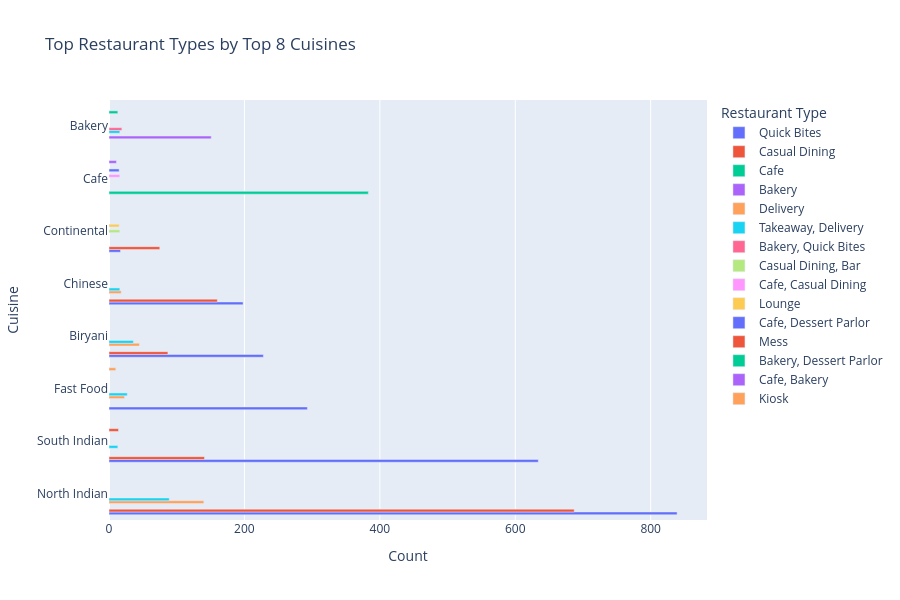

Write notebook code for a chart like this one.
### Code cell
# 7. Restaurant Type by Primary Cuisine
top_cuisines_list = df['primary_cuisine'].value_counts().head(8).index
cuisine_type = df[df['primary_cuisine'].isin(top_cuisines_list)].groupby(['primary_cuisine', 'restaurant_type']).size().reset_index(name='count')
cuisine_type = cuisine_type.sort_values('count', ascending=False).groupby('primary_cuisine').head(4)

fig = px.bar(
    cuisine_type,
    x='count',
    y='primary_cuisine',
    color='restaurant_type',
    title='Top Restaurant Types by Top 8 Cuisines',
    labels={'count': 'Count', 'primary_cuisine': 'Cuisine', 'restaurant_type': 'Restaurant Type'},
    barmode='group'
)

fig.update_layout(height=600)
fig.show()

### Figure 1 — Plotly figure (JSON) as saved in the notebook; plotly's stock layout.template omitted (floating-point values rounded to 4 significant figures)
{"data": [{"alignmentgroup": "True", "hovertemplate": "Restaurant Type=Quick Bites<br>Count=%{x}<br>Cuisine=%{y}<extra></extra>", "legendgroup": "Quick Bites", "marker": {"color": "#636efa", "pattern": {"shape": ""}}, "name": "Quick Bites", "offsetgroup": "Quick Bites", "orientation": "h", "showlegend": true, "textposition": "auto", "type": "bar", "x": [839, 634, 293, 228, 198, 17], "xaxis": "x", "y": ["North Indian", "South Indian", "Fast Food", "Biryani", "Chinese", "Continental"], "yaxis": "y"}, {"alignmentgroup": "True", "hovertemplate": "Restaurant Type=Casual Dining<br>Count=%{x}<br>Cuisine=%{y}<extra></extra>", "legendgroup": "Casual Dining", "marker": {"color": "#EF553B", "pattern": {"shape": ""}}, "name": "Casual Dining", "offsetgroup": "Casual Dining", "orientation": "h", "showlegend": true, "textposition": "auto", "type": "bar", "x": [687, 160, 141, 87, 75], "xaxis": "x", "y": ["North Indian", "Chinese", "South Indian", "Biryani", "Continental"], "yaxis": "y"}, {"alignmentgroup": "True", "hovertemplate": "Restaurant Type=Cafe<br>Count=%{x}<br>Cuisine=%{y}<extra></extra>", "legendgroup": "Cafe", "marker": {"color": "#00cc96", "pattern": {"shape": ""}}, "name": "Cafe", "offsetgroup": "Cafe", "orientation": "h", "showlegend": true, "textposition": "auto", "type": "bar", "x": [383], "xaxis": "x", "y": ["Cafe"], "yaxis": "y"}, {"alignmentgroup": "True", "hovertemplate": "Restaurant Type=Bakery<br>Count=%{x}<br>Cuisine=%{y}<extra></extra>", "legendgroup": "Bakery", "marker": {"color": "#ab63fa", "pattern": {"shape": ""}}, "name": "Bakery", "offsetgroup": "Bakery", "orientation": "h", "showlegend": true, "textposition": "auto", "type": "bar", "x": [151], "xaxis": "x", "y": ["Bakery"], "yaxis": "y"}, {"alignmentgroup": "True", "hovertemplate": "Restaurant Type=Delivery<br>Count=%{x}<br>Cuisine=%{y}<extra></extra>", "legendgroup": "Delivery", "marker": {"color": "#FFA15A", "pattern": {"shape": ""}}, "name": "Delivery", "offsetgroup": "Delivery", "orientation": "h", "showlegend": true, "textposition": "auto", "type": "bar", "x": [140, 45, 23, 18], "xaxis": "x", "y": ["North Indian", "Biryani", "Fast Food", "Chinese"], "yaxis": "y"}, {"alignmentgroup": "True", "hovertemplate": "Restaurant Type=Takeaway, Delivery<br>Count=%{x}<br>Cuisine=%{y}<extra></extra>", "legendgroup": "Takeaway, Delivery", "marker": {"color": "#19d3f3", "pattern": {"shape": ""}}, "name": "Takeaway, Delivery", "offsetgroup": "Takeaway, Delivery", "orientation": "h", "showlegend": true, "textposition": "auto", "type": "bar", "x": [89, 36, 27, 16, 16, 13], "xaxis": "x", "y": ["North Indian", "Biryani", "Fast Food", "Bakery", "Chinese", "South Indian"], "yaxis": "y"}, {"alignmentgroup": "True", "hovertemplate": "Restaurant Type=Bakery, Quick Bites<br>Count=%{x}<br>Cuisine=%{y}<extra></extra>", "legendgroup": "Bakery, Quick Bites", "marker": {"color": "#FF6692", "pattern": {"shape": ""}}, "name": "Bakery, Quick Bites", "offsetgroup": "Bakery, Quick Bites", "orientation": "h", "showlegend": true, "textposition": "auto", "type": "bar", "x": [19], "xaxis": "x", "y": ["Bakery"], "yaxis": "y"}, {"alignmentgroup": "True", "hovertemplate": "Restaurant Type=Casual Dining, Bar<br>Count=%{x}<br>Cuisine=%{y}<extra></extra>", "legendgroup": "Casual Dining, Bar", "marker": {"color": "#B6E880", "pattern": {"shape": ""}}, "name": "Casual Dining, Bar", "offsetgroup": "Casual Dining, Bar", "orientation": "h", "showlegend": true, "textposition": "auto", "type": "bar", "x": [16], "xaxis": "x", "y": ["Continental"], "yaxis": "y"}, {"alignmentgroup": "True", "hovertemplate": "Restaurant Type=Cafe, Casual Dining<br>Count=%{x}<br>Cuisine=%{y}<extra></extra>", "legendgroup": "Cafe, Casual Dining", "marker": {"color": "#FF97FF", "pattern": {"shape": ""}}, "name": "Cafe, Casual Dining", "offsetgroup": "Cafe, Casual Dining", "orientation": "h", "showlegend": true, "textposition": "auto", "type": "bar", "x": [16], "xaxis": "x", "y": ["Cafe"], "yaxis": "y"}, {"alignmentgroup": "True", "hovertemplate": "Restaurant Type=Lounge<br>Count=%{x}<br>Cuisine=%{y}<extra></extra>", "legendgroup": "Lounge", "marker": {"color": "#FECB52", "pattern": {"shape": ""}}, "name": "Lounge", "offsetgroup": "Lounge", "orientation": "h", "showlegend": true, "textposition": "auto", "type": "bar", "x": [15], "xaxis": "x", "y": ["Continental"], "yaxis": "y"}, {"alignmentgroup": "True", "hovertemplate": "Restaurant Type=Cafe, Dessert Parlor<br>Count=%{x}<br>Cuisine=%{y}<extra></extra>", "legendgroup": "Cafe, Dessert Parlor", "marker": {"color": "#636efa", "pattern": {"shape": ""}}, "name": "Cafe, Dessert Parlor", "offsetgroup": "Cafe, Dessert Parlor", "orientation": "h", "showlegend": true, "textposition": "auto", "type": "bar", "x": [15], "xaxis": "x", "y": ["Cafe"], "yaxis": "y"}, {"alignmentgroup": "True", "hovertemplate": "Restaurant Type=Mess<br>Count=%{x}<br>Cuisine=%{y}<extra></extra>", "legendgroup": "Mess", "marker": {"color": "#EF553B", "pattern": {"shape": ""}}, "name": "Mess", "offsetgroup": "Mess", "orientation": "h", "showlegend": true, "textposition": "auto", "type": "bar", "x": [14], "xaxis": "x", "y": ["South Indian"], "yaxis": "y"}, {"alignmentgroup": "True", "hovertemplate": "Restaurant Type=Bakery, Dessert Parlor<br>Count=%{x}<br>Cuisine=%{y}<extra></extra>", "legendgroup": "Bakery, Dessert Parlor", "marker": {"color": "#00cc96", "pattern": {"shape": ""}}, "name": "Bakery, Dessert Parlor", "offsetgroup": "Bakery, Dessert Parlor", "orientation": "h", "showlegend": true, "textposition": "auto", "type": "bar", "x": [13], "xaxis": "x", "y": ["Bakery"], "yaxis": "y"}, {"alignmentgroup": "True", "hovertemplate": "Restaurant Type=Cafe, Bakery<br>Count=%{x}<br>Cuisine=%{y}<extra></extra>", "legendgroup": "Cafe, Bakery", "marker": {"color": "#ab63fa", "pattern": {"shape": ""}}, "name": "Cafe, Bakery", "offsetgroup": "Cafe, Bakery", "orientation": "h", "showlegend": true, "textposition": "auto", "type": "bar", "x": [11], "xaxis": "x", "y": ["Cafe"], "yaxis": "y"}, {"alignmentgroup": "True", "hovertemplate": "Restaurant Type=Kiosk<br>Count=%{x}<br>Cuisine=%{y}<extra></extra>", "legendgroup": "Kiosk", "marker": {"color": "#FFA15A", "pattern": {"shape": ""}}, "name": "Kiosk", "offsetgroup": "Kiosk", "orientation": "h", "showlegend": true, "textposition": "auto", "type": "bar", "x": [10], "xaxis": "x", "y": ["Fast Food"], "yaxis": "y"}], "layout": {"barmode": "group", "height": 600, "legend": {"title": {"text": "Restaurant Type"}, "tracegroupgap": 0}, "title": {"text": "Top Restaurant Types by Top 8 Cuisines"}, "xaxis": {"anchor": "y", "domain": [0, 1], "title": {"text": "Count"}}, "yaxis": {"anchor": "x", "domain": [0, 1], "title": {"text": "Cuisine"}}}}
